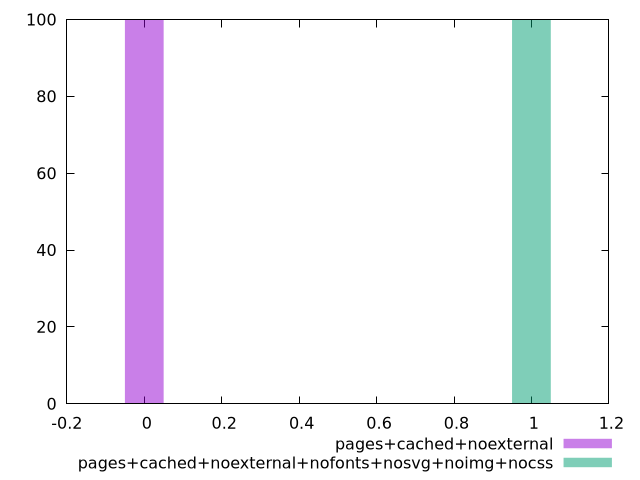

The gnuplot source for this figure:
$_pagesCachedNoexternal <<EOF
0 100
EOF
$_pagesCachedNoexternalNofontsNosvgNoimgNocss <<EOF
1 100
EOF
set key outside below
set terminal pngcairo
set output "report_00005_2020-11-02T22-26-11.212Z/uses-webp-images/uses-webp-images_pages+cached+noexternal_pages+cached+noexternal+nofonts+nosvg+noimg+nocss+hist.png"
set boxwidth 0.1
set style fill transparent solid 0.5 noborder
set yrange [0:100]
plot $_pagesCachedNoexternal title "pages+cached+noexternal" with boxes ,$_pagesCachedNoexternalNofontsNosvgNoimgNocss title "pages+cached+noexternal+nofonts+nosvg+noimg+nocss" with boxes ,
